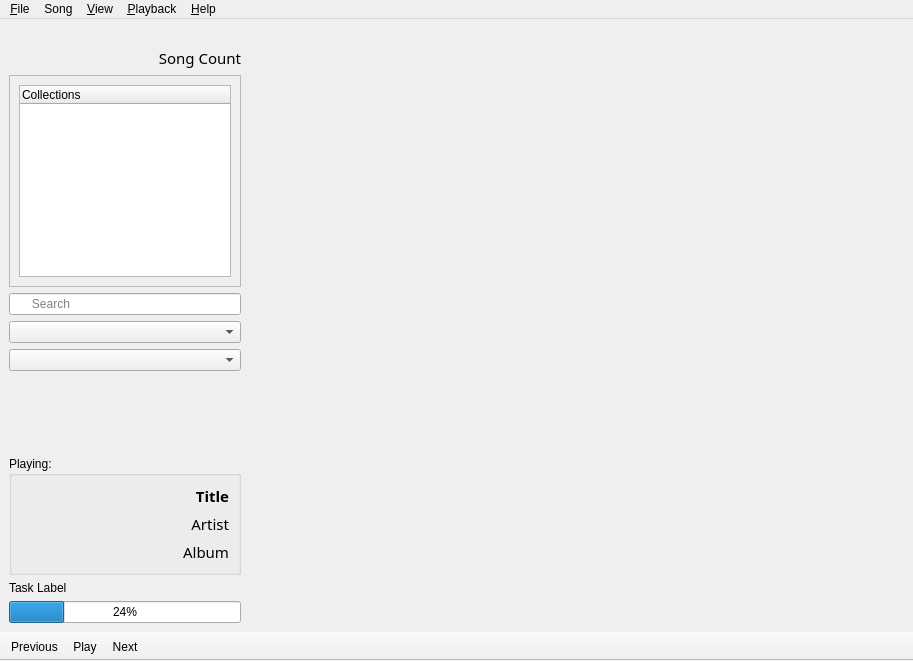
<?xml version="1.0" encoding="UTF-8"?>
<ui version="4.0">
 <class>mainwindow</class>
 <widget class="QMainWindow" name="mainwindow">
  <property name="geometry">
   <rect>
    <x>0</x>
    <y>0</y>
    <width>913</width>
    <height>661</height>
   </rect>
  </property>
  <property name="sizePolicy">
   <sizepolicy hsizetype="Preferred" vsizetype="Preferred">
    <horstretch>0</horstretch>
    <verstretch>0</verstretch>
   </sizepolicy>
  </property>
  <property name="windowTitle">
   <string>Mist</string>
  </property>
  <widget class="QWidget" name="centralwidget"/>
  <widget class="QMenuBar" name="menuBar">
   <property name="geometry">
    <rect>
     <x>0</x>
     <y>0</y>
     <width>913</width>
     <height>25</height>
    </rect>
   </property>
   <widget class="QMenu" name="fileMenu">
    <property name="title">
     <string>&amp;File</string>
    </property>
    <addaction name="importSongAction"/>
    <addaction name="importDirectoryAction"/>
    <addaction name="separator"/>
    <addaction name="newPlaylistAction"/>
    <addaction name="newRepositoryAction"/>
    <addaction name="modifyCollectionAction"/>
    <addaction name="deleteCollectionAction"/>
    <addaction name="separator"/>
    <addaction name="quitAction"/>
   </widget>
   <widget class="QMenu" name="editMenu">
    <property name="title">
     <string>Song</string>
    </property>
    <widget class="QMenu" name="addToPlaylistMenu">
     <property name="title">
      <string>Add to Playlist</string>
     </property>
    </widget>
    <widget class="QMenu" name="addToRepositoryMenu">
     <property name="title">
      <string>Add to Repository</string>
     </property>
    </widget>
    <addaction name="addToPlaylistMenu"/>
    <addaction name="addToRepositoryMenu"/>
    <addaction name="enqueueSongsAction"/>
    <addaction name="clearSongQueueAction"/>
    <addaction name="deleteSongAction"/>
   </widget>
   <widget class="QMenu" name="viewMenu">
    <property name="title">
     <string>&amp;View</string>
    </property>
   </widget>
   <widget class="QMenu" name="helpMenu">
    <property name="title">
     <string>&amp;Help</string>
    </property>
   </widget>
   <widget class="QMenu" name="playbackMenu">
    <property name="title">
     <string>&amp;Playback</string>
    </property>
    <addaction name="playPauseAction"/>
    <addaction name="separator"/>
    <addaction name="previousAction"/>
    <addaction name="nextAction"/>
    <addaction name="separator"/>
   </widget>
   <addaction name="fileMenu"/>
   <addaction name="editMenu"/>
   <addaction name="viewMenu"/>
   <addaction name="playbackMenu"/>
   <addaction name="helpMenu"/>
  </widget>
  <widget class="QToolBar" name="playbackControlsBar">
   <property name="windowTitle">
    <string>toolBar</string>
   </property>
   <property name="movable">
    <bool>false</bool>
   </property>
   <property name="allowedAreas">
    <set>Qt::BottomToolBarArea</set>
   </property>
   <property name="floatable">
    <bool>false</bool>
   </property>
   <attribute name="toolBarArea">
    <enum>BottomToolBarArea</enum>
   </attribute>
   <attribute name="toolBarBreak">
    <bool>false</bool>
   </attribute>
   <addaction name="previousAction"/>
   <addaction name="playPauseAction"/>
   <addaction name="nextAction"/>
  </widget>
  <widget class="QDockWidget" name="leftDock_2">
   <property name="sizePolicy">
    <sizepolicy hsizetype="Fixed" vsizetype="Preferred">
     <horstretch>0</horstretch>
     <verstretch>0</verstretch>
    </sizepolicy>
   </property>
   <property name="minimumSize">
    <size>
     <width>250</width>
     <height>582</height>
    </size>
   </property>
   <property name="maximumSize">
    <size>
     <width>250</width>
     <height>524287</height>
    </size>
   </property>
   <property name="features">
    <set>QDockWidget::NoDockWidgetFeatures</set>
   </property>
   <property name="allowedAreas">
    <set>Qt::LeftDockWidgetArea</set>
   </property>
   <attribute name="dockWidgetArea">
    <number>1</number>
   </attribute>
   <widget class="QWidget" name="dockWidgetContents_4">
    <layout class="QVBoxLayout" name="verticalLayout">
     <item>
      <widget class="QLabel" name="songCountLabel">
       <property name="font">
        <font>
         <family>Gill Sans MT Pro</family>
         <pointsize>11</pointsize>
        </font>
       </property>
       <property name="text">
        <string>Song Count</string>
       </property>
       <property name="alignment">
        <set>Qt::AlignRight|Qt::AlignTrailing|Qt::AlignVCenter</set>
       </property>
      </widget>
     </item>
     <item>
      <widget class="QFrame" name="collectionsListFrame">
       <property name="frameShape">
        <enum>QFrame::StyledPanel</enum>
       </property>
       <property name="frameShadow">
        <enum>QFrame::Raised</enum>
       </property>
       <layout class="QGridLayout" name="gridLayout">
        <item row="1" column="0">
         <widget class="QTreeWidget" name="collectionsList">
          <property name="sizePolicy">
           <sizepolicy hsizetype="Preferred" vsizetype="Minimum">
            <horstretch>0</horstretch>
            <verstretch>0</verstretch>
           </sizepolicy>
          </property>
          <property name="autoFillBackground">
           <bool>false</bool>
          </property>
          <property name="frameShape">
           <enum>QFrame::StyledPanel</enum>
          </property>
          <property name="frameShadow">
           <enum>QFrame::Plain</enum>
          </property>
          <property name="lineWidth">
           <number>1</number>
          </property>
          <property name="midLineWidth">
           <number>1</number>
          </property>
          <property name="dragDropMode">
           <enum>QAbstractItemView::NoDragDrop</enum>
          </property>
          <property name="headerHidden">
           <bool>false</bool>
          </property>
          <column>
           <property name="text">
            <string>Collections</string>
           </property>
          </column>
         </widget>
        </item>
       </layout>
      </widget>
     </item>
     <item>
      <widget class="QLineEdit" name="searchInput">
       <property name="placeholderText">
        <string>      Search</string>
       </property>
      </widget>
     </item>
     <item>
      <widget class="QComboBox" name="tagNameFilter1"/>
     </item>
     <item>
      <widget class="QComboBox" name="tagNameFilter2"/>
     </item>
     <item>
      <spacer name="verticalSpacer">
       <property name="orientation">
        <enum>Qt::Vertical</enum>
       </property>
       <property name="sizeHint" stdset="0">
        <size>
         <width>20</width>
         <height>40</height>
        </size>
       </property>
      </spacer>
     </item>
     <item>
      <widget class="QGroupBox" name="songInfo">
       <property name="title">
        <string>Playing:</string>
       </property>
       <layout class="QVBoxLayout" name="verticalLayout_3">
        <item>
         <widget class="QLabel" name="songTitleLabel">
          <property name="font">
           <font>
            <family>Gill Sans MT Pro</family>
            <pointsize>11</pointsize>
            <weight>75</weight>
            <bold>true</bold>
           </font>
          </property>
          <property name="text">
           <string>Title</string>
          </property>
          <property name="alignment">
           <set>Qt::AlignRight|Qt::AlignTrailing|Qt::AlignVCenter</set>
          </property>
         </widget>
        </item>
        <item>
         <widget class="QLabel" name="songArtistLabel">
          <property name="font">
           <font>
            <family>Gill Sans MT Pro</family>
            <pointsize>11</pointsize>
           </font>
          </property>
          <property name="text">
           <string>Artist</string>
          </property>
          <property name="alignment">
           <set>Qt::AlignRight|Qt::AlignTrailing|Qt::AlignVCenter</set>
          </property>
         </widget>
        </item>
        <item>
         <widget class="QLabel" name="songAlbumLabel">
          <property name="font">
           <font>
            <family>Gill Sans MT Pro</family>
            <pointsize>11</pointsize>
           </font>
          </property>
          <property name="text">
           <string>Album</string>
          </property>
          <property name="alignment">
           <set>Qt::AlignRight|Qt::AlignTrailing|Qt::AlignVCenter</set>
          </property>
         </widget>
        </item>
       </layout>
      </widget>
     </item>
     <item>
      <widget class="QLabel" name="taskLabel">
       <property name="text">
        <string>Task Label</string>
       </property>
      </widget>
     </item>
     <item>
      <widget class="QProgressBar" name="progressBar">
       <property name="enabled">
        <bool>true</bool>
       </property>
       <property name="value">
        <number>24</number>
       </property>
      </widget>
     </item>
    </layout>
   </widget>
  </widget>
  <action name="importSongAction">
   <property name="text">
    <string>Import Song</string>
   </property>
  </action>
  <action name="deleteSongAction">
   <property name="text">
    <string>Delete Song</string>
   </property>
  </action>
  <action name="playPauseAction">
   <property name="text">
    <string>Play</string>
   </property>
   <property name="toolTip">
    <string>Play Song</string>
   </property>
  </action>
  <action name="previousAction">
   <property name="text">
    <string>Previous</string>
   </property>
  </action>
  <action name="nextAction">
   <property name="text">
    <string>Next</string>
   </property>
  </action>
  <action name="quitAction">
   <property name="text">
    <string>&amp;Quit</string>
   </property>
  </action>
  <action name="importDirectoryAction">
   <property name="text">
    <string>Import Directory</string>
   </property>
  </action>
  <action name="newPlaylistAction">
   <property name="text">
    <string>New Playlist</string>
   </property>
  </action>
  <action name="newRepositoryAction">
   <property name="text">
    <string>New Repository</string>
   </property>
  </action>
  <action name="deleteCollectionAction">
   <property name="text">
    <string>Delete Collection</string>
   </property>
  </action>
  <action name="modifyCollectionAction">
   <property name="text">
    <string>Modify Collection</string>
   </property>
  </action>
  <action name="enqueueSongsAction">
   <property name="text">
    <string>Enqueue Selection</string>
   </property>
  </action>
  <action name="clearSongQueueAction">
   <property name="text">
    <string>Clear Queue</string>
   </property>
  </action>
  <action name="deleteTagsAction">
   <property name="text">
    <string>Delete Tags</string>
   </property>
  </action>
  <action name="renameTagsAction">
   <property name="text">
    <string>Rename Tags</string>
   </property>
   <property name="toolTip">
    <string>Rename one or more tags</string>
   </property>
  </action>
 </widget>
 <resources/>
 <connections/>
</ui>
